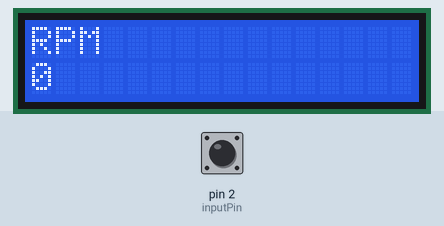
Recording of a sketch running on a simulated Arduino Uno, built with avr-gcc and run on an emulated ATmega328P. Parts: 16×2 character LCD. Inputs (shaded band) come from the test bench; at power-on: pin 2 (inputPin) HIGH. What the sketch prints to the serial monitor is not drawn.

Above: at 1.2 s.
1.3 s: pin 2 (inputPin) pulled LOW for 0.15 s
At 2.8 s:
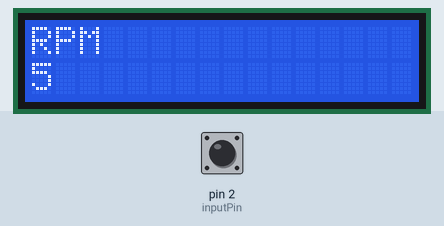
Timing chart, 0 to 4.3 s (numbered marks = the images above; inputs shaded):
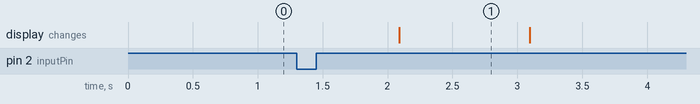

The sketch:

PhotoSenser.ino
```cpp
#include <Wire.h>
#include <LiquidCrystal_I2C.h> //Library LCD I2C
// Set the LCD address to 0x27 for a 16 chars and 2 line display
LiquidCrystal_I2C lcd(0x27, 16, 2);

int inputPin = 2;     //The pin location of the sensor
int val = 0;       // variable to store the read value
int count ;        //measuring the rising edges of the signal
int Calc = 0 ;    // variable to calculate RPM


void couter() { //This is the function that the interupt calls
  count++;  //This function measures the rising and falling edge of the hall effect sensors signal

}


void setup() {

  Serial.begin(9600);
  lcd.begin();
  pinMode(inputPin, INPUT_PULLUP);
  attachInterrupt(0, couter, FALLING ); // interrupt
  lcd.print("RPM");

}

void loop() {

  //val = digitalRead(inputPin);     // read the input pin
  //Serial.print("val: ");
  //Serial.println(val);
  //delay(500);

  count = 0; //Set count to 0 ready for calculations
  sei();           //Enables interrupts
  lcd.clear();
  lcd.print("RPM");
  lcd.setCursor(0, 1);
  lcd.print(Calc);
  delay (1000);     //Wait 1 second
  cli();           //Disable interrupts
  Calc = count * 5; // (Count/number your rotor blade) * 60s = RPM/minute.

  Serial.print("count_RPM: ");
  Serial.println( Calc);


  Serial.print("count_pluse: ");
  Serial.println(count);

}
```

Measured:
- after the input at 1.3 s, the display: changes after 0.79 s (image 1)
- what the display in image 1 shows lasts 1.0 s, from 2.1 s to 3.1 s
